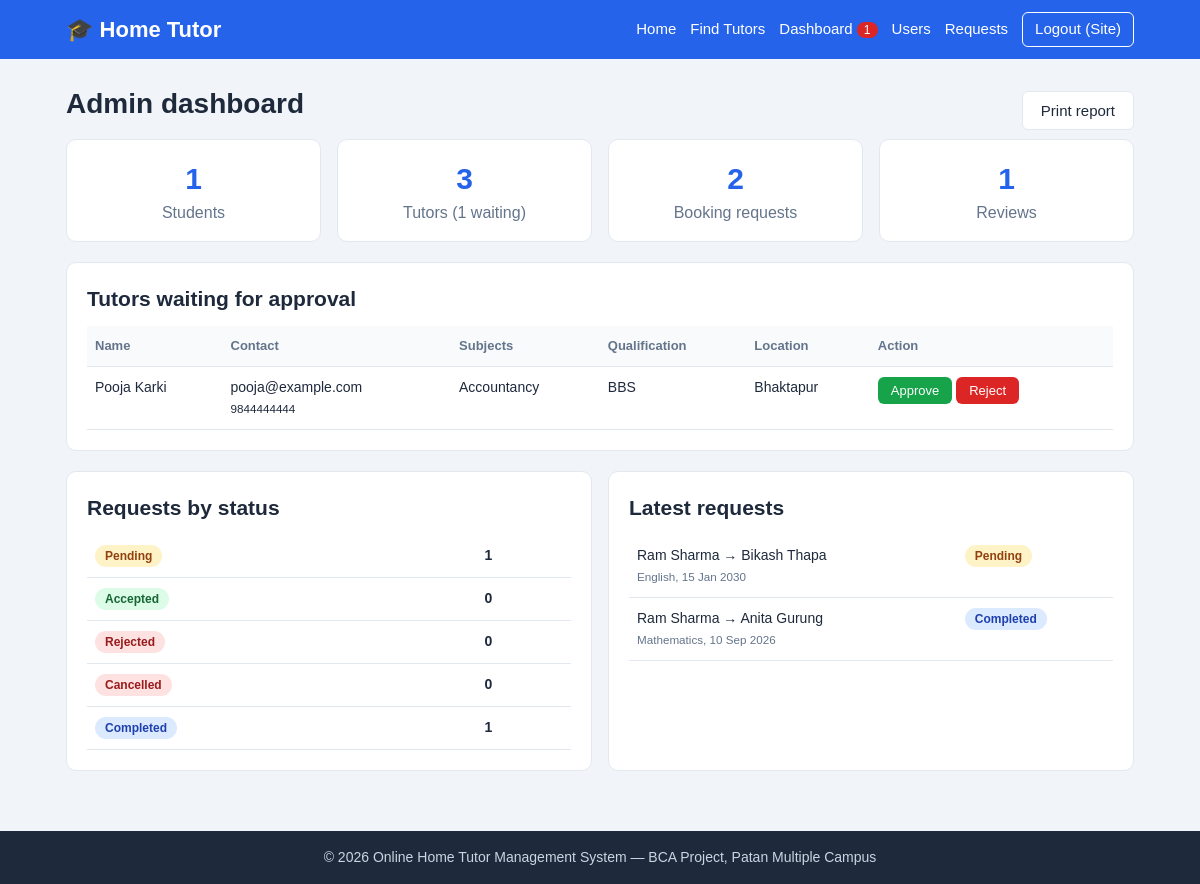
Page /admin_dashboard.php (signed in) on the committed database.
### tables this page shows
CREATE TABLE users (
  id         INT AUTO_INCREMENT PRIMARY KEY,
  name       VARCHAR(50)  NOT NULL,
  email      VARCHAR(100) NOT NULL UNIQUE,
  password   VARCHAR(255) NOT NULL,
  phone      VARCHAR(10)  NOT NULL,
  role       ENUM('student','tutor','admin') NOT NULL DEFAULT 'student',
  status     ENUM('pending','approved','rejected') NOT NULL DEFAULT 'approved',
  created_at TIMESTAMP NOT NULL DEFAULT CURRENT_TIMESTAMP
);

CREATE TABLE tutor_profiles (
  id               INT AUTO_INCREMENT PRIMARY KEY,
  user_id          INT NOT NULL UNIQUE,
  subjects         VARCHAR(200) NOT NULL DEFAULT '',
  qualification    VARCHAR(100) NOT NULL DEFAULT '',
  experience_years INT NOT NULL DEFAULT 0,
  location         VARCHAR(100) NOT NULL DEFAULT '',
  price_per_hour   INT NOT NULL DEFAULT 0,
  availability     VARCHAR(150) NOT NULL DEFAULT '',
  bio              VARCHAR(1000) NULL,
  FOREIGN KEY (user_id) REFERENCES users(id) ON DELETE CASCADE
);

CREATE TABLE requests (
  id             INT AUTO_INCREMENT PRIMARY KEY,
  tutor_id       INT NOT NULL,
  student_id     INT NOT NULL,
  subject        VARCHAR(100) NOT NULL,
  preferred_date DATE NOT NULL,
  preferred_time TIME NOT NULL,
  message        VARCHAR(300) NULL,
  status         ENUM('pending','accepted','rejected','cancelled','completed') NOT NULL DEFAULT 'pending',
  created_at     TIMESTAMP NOT NULL DEFAULT CURRENT_TIMESTAMP,
  FOREIGN KEY (tutor_id)   REFERENCES users(id) ON DELETE CASCADE,
  FOREIGN KEY (student_id) REFERENCES users(id) ON DELETE CASCADE
);

### config/db.php (called while the page is built, shortened)
<?php
$DB_HOST = 'localhost';
$DB_USER = 'root';
$DB_PASS = '';
$DB_NAME = 'home_tutor_db';
try {
    $conn = new mysqli($DB_HOST, $DB_USER, $DB_PASS, $DB_NAME);
    $conn->set_charset('utf8mb4');
} catch (mysqli_sql_exception $ex) {
    die('<h3>Database connection failed.</h3><p>Start MySQL in the XAMPP Control Panel and import <b>database/home_tutor_db.sql</b> in phpMyAdmin.</p>');
}
function db_query($sql, $types = '', $params = array()) {
    global $conn;
    $stmt = $conn->prepare($sql);
    if ($types !== '') {
        $stmt->bind_param($types, ...$params);
    }
    $stmt->execute();
    return $stmt;
}
function db_all($sql, $types = '', $params = array()) {
    $stmt = db_query($sql, $types, $params);
    $rows = $stmt->get_result()->fetch_all(MYSQLI_ASSOC);
    return $rows;
}
function db_one($sql, $types = '', $params = array()) {
    $rows = db_all($sql, $types, $params);
    return $rows ? $rows[0] : null;
}

### admin_dashboard.php (the view, shortened to what this page needs)
<?php
require_once 'includes/functions.php';
require_role('admin');
function count_of($sql, $types = '', $params = array()) {
    $r = db_one($sql, $types, $params);
    return (int)$r['c'];
}
$total_students = count_of("SELECT COUNT(*) AS c FROM users WHERE role = 'student'");
$total_tutors   = count_of("SELECT COUNT(*) AS c FROM users WHERE role = 'tutor'");
$pending_tutors = count_of("SELECT COUNT(*) AS c FROM users WHERE role = 'tutor' AND status = 'pending'");
$total_requests = count_of("SELECT COUNT(*) AS c FROM requests");
$by_status = array();
foreach (array('pending', 'accepted', 'rejected', 'cancelled', 'completed') as $s) {
    $by_status[$s] = count_of("SELECT COUNT(*) AS c FROM requests WHERE status = ?", 's', array($s));
}
$total_reviews = count_of("SELECT COUNT(*) AS c FROM reviews");
$waiting = db_all("SELECT u.id, u.name, u.email, u.phone, u.created_at, tp.subjects, tp.qualification, tp.location
                   FROM users u LEFT JOIN tutor_profiles tp ON tp.user_id = u.id
                   WHERE u.role = 'tutor' AND u.status = 'pending' ORDER BY u.created_at ASC");
$recent = db_all("SELECT r.id, r.subject, r.preferred_date, r.status, s.name AS student_name, t.name AS tutor_name
                  FROM requests r JOIN users s ON s.id = r.student_id JOIN users t ON t.id = r.tutor_id
                  ORDER BY r.created_at DESC, r.id DESC LIMIT 5");
include 'includes/header.php';
?>
<div class="row-between">
  <h1>Admin dashboard</h1>
  <button class="btn btn-outline no-print" type="button" onclick="window.print()">Print report</button>
</div>
<div class="grid grid-4">
  <div class="stat"><span><?= $total_students ?></span>Students</div>
  <div class="stat"><span><?= $total_tutors ?></span>Tutors (<?= $pending_tutors ?> waiting)</div>
  <div class="stat"><span><?= $total_requests ?></span>Booking requests</div>
  <div class="stat"><span><?= $total_reviews ?></span>Reviews</div>
</div>
<div class="card">
  <h2>Tutors waiting for approval</h2>
  <?php if (!$waiting): ?>
    <p class="muted">No tutors are waiting for approval.</p>
  <?php else: ?>
  <div class="table-wrap">
  <table class="table">
    <thead><tr><th>Name</th><th>Contact</th><th>Subjects</th><th>Qualification</th><th>Location</th><th class="no-print">Action</th></tr></thead>
    <tbody>
    <?php foreach ($waiting as $w): ?>
      <tr>
        <td><?= e($w['name']) ?></td>
        <td><?= e($w['email']) ?><br><small><?= e($w['phone']) ?></small></td>
        <td><?= e($w['subjects'] !== null && $w['subjects'] !== '' ? $w['subjects'] : '(profile not filled)') ?></td>
        <td><?= e($w['qualification']) ?></td>
        <td><?= e($w['location']) ?></td>
        <td class="no-print">
          <form method="post" action="admin_users.php" class="inline">
            <button class="btn btn-small btn-success" type="submit" name="action" value="approve">Approve</button>
            <button class="btn btn-small btn-danger" type="submit" name="action" value="reject">Reject</button>
          </form>
        </td>
      </tr>
    <?php endforeach; ?>
    </tbody>
  </table>
  </div>
  <?php endif; ?>
</div>
<div class="grid grid-2">
  <div class="card">
    <h2>Requests by status</h2>
    <table class="table">
      <?php foreach ($by_status as $s => $c): ?>
        <tr><td><?= status_badge($s) ?></td><td><strong><?= $c ?></strong></td></tr>
      <?php endforeach; ?>
    </table>
  </div>
  <div class="card">
    <h2>Latest requests</h2>
    <?php if (!$recent): ?>
      <p class="muted">No requests yet.</p>
    <?php else: ?>
      <table class="table">
        <?php foreach ($recent as $r): ?>
          <tr>
            <td><?= e($r['student_name']) ?> &rarr; <?= e($r['tutor_name']) ?><br><small class="muted"><?= e($r['subject']) ?>, <?= e(format_date($r['preferred_date'])) ?></small></td>
            <td><?= status_badge($r['status']) ?></td>
          </tr>
        <?php endforeach; ?>
      </table>
    <?php endif; ?>
  </div>
</div>
<?php include 'includes/footer.php'; ?>

### includes/header.php (shortened to what this page needs)
<?php
$u = current_user();
$badge_count = 0;
if ($u && $u['role'] === 'tutor') {
    $r = db_one("SELECT COUNT(*) AS c FROM requests WHERE tutor_id = ? AND status = 'pending'", 'i', array($u['id']));
    $badge_count = (int)$r['c'];
} elseif ($u && $u['role'] === 'admin') {
    $r = db_one("SELECT COUNT(*) AS c FROM users WHERE role = 'tutor' AND status = 'pending'");
    $badge_count = (int)$r['c'];
}
?>
<!DOCTYPE html>
<html lang="en">
<head>
<link rel="stylesheet" href="assets/css/style.css">
</head>
<body>
<header class="site-header">
  <div class="container nav">
    <a class="brand" href="index.php">&#127891; Home Tutor</a>
    <nav>
      <a href="index.php">Home</a>
      <a href="tutors.php">Find Tutors</a>
      <?php if ($u): ?>
        <a href="dashboard.php">Dashboard<?php if ($badge_count > 0): ?> <span class="count"><?= $badge_count ?></span><?php endif; ?></a>
        <?php if ($u['role'] === 'admin'): ?>
          <a href="admin_users.php">Users</a>
          <a href="admin_requests.php">Requests</a>
        <?php else: ?>
          <a href="profile.php">My Profile</a>
        <?php endif; ?>
        <a href="logout.php" class="btn btn-small btn-outline-light">Logout (<?= e(explode(' ', $u['name'])[0]) ?>)</a>
      <?php else: ?>
        <a href="login.php">Login</a>
        <a href="register.php" class="btn btn-small btn-light">Register</a>
      <?php endif; ?>
    </nav>
  </div>
</header>
<main class="container main">

### includes/functions.php (shortened to what this page needs)
<?php
require_once __DIR__ . '/../config/db.php';
function e($value) {
    return htmlspecialchars((string)$value, ENT_QUOTES, 'UTF-8');
}
function current_user() {
    static $user = false;
    if ($user === false) {
        $user = null;
        if (isset($_SESSION['user_id'])) {
            $user = db_one('SELECT id, name, email, phone, role, status FROM users WHERE id = ?', 'i', array($_SESSION['user_id']));
        }
    }
    return $user;
}
function require_login() {
    $u = current_user();
}
function require_role($role) {
    require_login();
}
function status_badge($status) {
    return '<span class="badge badge-' . e($status) . '">' . e(ucfirst($status)) . '</span>';
}
function format_date($d) {
    return date('d M Y', strtotime($d));
}

### includes/footer.php (shortened to what this page needs)
</main>
<footer class="site-footer">
  <div class="container">
    <p>&copy; <?= date('Y') ?> Online Home Tutor Management System &mdash; BCA Project, Patan Multiple Campus</p>
  </div>
</footer>
</body>
</html>

### assets/css/style.css (style rules this page uses)
:root { --primary: #2563eb; --primary-dark: #1d4ed8; --dark: #1e293b; --muted: #64748b; --bg: #f1f5f9; --white: #ffffff; --border: #e2e8f0; --green: #16a34a; --red: #dc2626; --amber: #d97706; }
* { box-sizing: border-box; }
body { margin: 0; font-family: Arial, Helvetica, sans-serif; background: var(--bg); color: var(--dark); line-height: 1.5; }
a { color: var(--primary); text-decoration: none; }
h1 { font-size: 28px; margin: 0 0 14px; }
h2 { font-size: 21px; margin: 0 0 12px; }
.container { width: 100%; max-width: 1100px; margin: 0 auto; padding: 0 16px; }
.main { padding-top: 24px; padding-bottom: 40px; min-height: 70vh; }
.muted { color: var(--muted); }
.site-header { background: var(--primary); color: var(--white); }
.nav { display: flex; align-items: center; justify-content: space-between; flex-wrap: wrap; gap: 8px; padding-top: 12px; padding-bottom: 12px; }
.brand { color: var(--white); font-size: 22px; font-weight: bold; }
.nav nav { display: flex; align-items: center; flex-wrap: wrap; gap: 14px; }
.nav nav a { color: var(--white); font-size: 15px; }
.count { background: var(--red); color: var(--white); border-radius: 10px; padding: 1px 7px; font-size: 12px; }
.btn { display: inline-block; padding: 10px 18px; border: 1px solid transparent; border-radius: 6px; font-size: 15px; cursor: pointer; background: var(--white); color: var(--dark); text-decoration: none; }
.btn-small { padding: 5px 12px; font-size: 13px; }
.btn-success { background: var(--green); color: var(--white); }
.btn-danger { background: var(--red); color: var(--white); }
.btn-outline { background: var(--white); color: var(--dark); border-color: var(--border); }
.btn-outline-light { background: transparent; color: var(--white); border-color: var(--white); }
.card { background: var(--white); border: 1px solid var(--border); border-radius: 10px; padding: 20px; margin-bottom: 20px; }
.grid { display: grid; gap: 16px; margin-bottom: 20px; }
.grid .card { margin-bottom: 0; }
.grid-2 { grid-template-columns: repeat(2, 1fr); }
.grid-4 { grid-template-columns: repeat(4, 1fr); }
.stat { background: var(--white); border: 1px solid var(--border); border-radius: 10px; padding: 16px; text-align: center; color: var(--muted); }
.stat span { display: block; font-size: 30px; font-weight: bold; color: var(--primary); }
.row-between { display: flex; justify-content: space-between; align-items: center; flex-wrap: wrap; gap: 8px; }
.inline { display: inline; }
.table-wrap { overflow-x: auto; }
.table { width: 100%; border-collapse: collapse; font-size: 14px; }
.table th, .table td { text-align: left; padding: 10px 8px; border-bottom: 1px solid var(--border); vertical-align: top; }
.table th { background: #f8fafc; font-size: 13px; color: var(--muted); }
.badge { display: inline-block; padding: 2px 10px; border-radius: 12px; font-size: 12px; font-weight: bold; }
.badge-pending { background: #fef3c7; color: #92400e; }
.badge-accepted, .badge-approved { background: #dcfce7; color: #166534; }
.badge-completed { background: #dbeafe; color: #1e40af; }
.badge-rejected, .badge-cancelled { background: #fee2e2; color: #991b1b; }
.site-footer { background: var(--dark); color: #cbd5e1; text-align: center; padding: 16px 0; font-size: 14px; }
.site-footer p { margin: 0; }

### rows in the picture
users: name "Site"
tutor_profiles: user.name "Pooja Karki", user.email "pooja@example.com", user.phone "9844444444", subjects "Accountancy", qualification "BBS", location "Bhaktapur"
requests: student.name "Ram Sharma", tutor.name "Bikash Thapa", subject "English", preferred_date "15 Jan 2030", status "Pending"
requests: student.name "Ram Sharma", tutor.name "Anita Gurung", subject "Mathematics", preferred_date "10 Sep 2026", status "Completed"

### other values in the picture
$badge_count "1"
$total_students "1"
$total_tutors "3"
$pending_tutors "1"
$total_requests "2"
$total_reviews "1"
$status "Pending"
$c "1"
$status "Accepted"
$c "0"
$status "Rejected"
$status "Cancelled"
$status "Completed"
